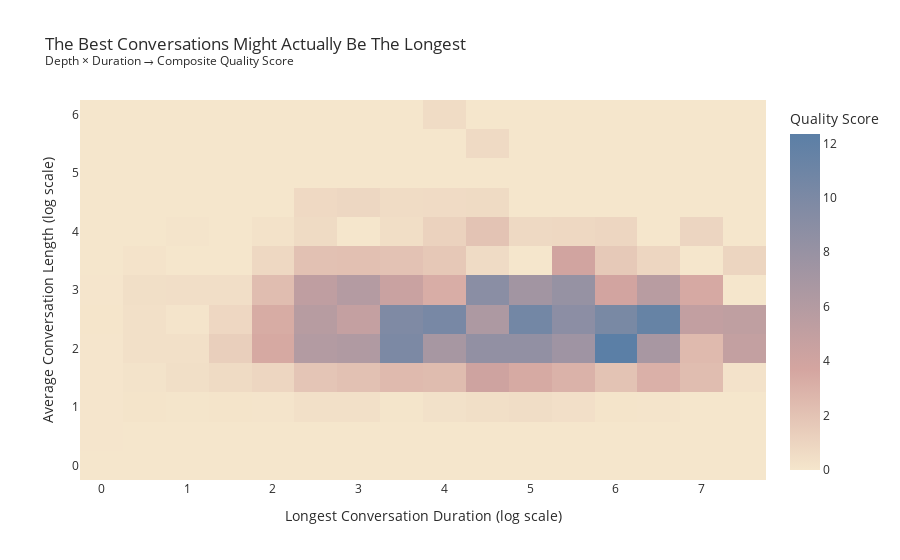

Notebook cell for this chart:
### Code cell
# ================================================================
# 9th Visualization — Conversation Quality Analysis (FT-Style)
# ================================================================

# FT continuous colorscale
FT_SOFT_CONTINUOUS = [
    [0.0,  "#F5E6CC"],  # soft ivory
    [0.3,  "#D4A5A0"],  # dusty rose
    [1.0,  "#5B7FA6"],  # FT-style muted steel blue
]

# Create normalized 0–1 components
df['norm_longest'] = df['longestConversationInDays'].rank(pct=True)
df['norm_avglen'] = df['averageConversationLength'].rank(pct=True)

# Composite conversation quality score
df['conversation_quality'] = df['norm_longest'] * df['norm_avglen']

# Log transforms
df['log_longest'] = np.log1p(df['longestConversationInDays'])
df['log_avglen'] = np.log1p(df['averageConversationLength'])

# FT-style density heatmap
fig = px.density_heatmap(
    df,
    x='log_longest',
    y='log_avglen',
    z='conversation_quality',
    nbinsx=20,
    nbinsy=20,
    color_continuous_scale=FT_SOFT_CONTINUOUS,
    labels={
        'log_longest': 'Longest Conversation Duration (log scale)',
        'log_avglen': 'Average Conversation Length (log scale)',
        'conversation_quality': 'Conversation Quality Score'
    },
    title=(
        "The Best Conversations Might Actually Be The Longest<br>"
        "<sup>Depth × Duration → Composite Quality Score</sup>"
    ),
)

fig.update_layout(
    template='plotly_white',  
    coloraxis_colorbar_title='Quality Score',
    font=dict(size=12, color="#2b2b2b"),
    plot_bgcolor="white",
    paper_bgcolor="white",
)

fig.show()

#save_fig('figure_15')

### Figure 1 — Plotly figure (JSON) as saved in the notebook; plotly's stock layout.template omitted (floating-point values rounded to 4 significant figures; data arrays with more than 128 entries replaced by an {"elided": "..."} marker saying what was removed)
{"data": [{"coloraxis": "coloraxis", "histfunc": "sum", "hovertemplate": "Longest Conversation Duration (log scale)=%{x}<br>Average Conversation Length (log scale)=%{y}<br>sum of Conversation Quality Score=%{z}<extra></extra>", "name": "", "nbinsx": 20, "nbinsy": 20, "type": "histogram2d", "x": {"elided": "1104 float values"}, "xaxis": "x", "xbingroup": "x", "y": {"elided": "1104 float values"}, "yaxis": "y", "ybingroup": "y", "z": {"elided": "1104 float values"}}], "layout": {"coloraxis": {"colorbar": {"title": {"text": "Quality Score"}}, "colorscale": [[0, "#F5E6CC"], [0.3, "#D4A5A0"], [1, "#5B7FA6"]]}, "font": {"color": "#2b2b2b", "size": 12}, "legend": {"tracegroupgap": 0}, "paper_bgcolor": "white", "plot_bgcolor": "white", "title": {"text": "The Best Conversations Might Actually Be The Longest<br><sup>Depth × Duration → Composite Quality Score</sup>"}, "xaxis": {"anchor": "y", "domain": [0, 1], "title": {"text": "Longest Conversation Duration (log scale)"}}, "yaxis": {"anchor": "x", "domain": [0, 1], "title": {"text": "Average Conversation Length (log scale)"}}}}
